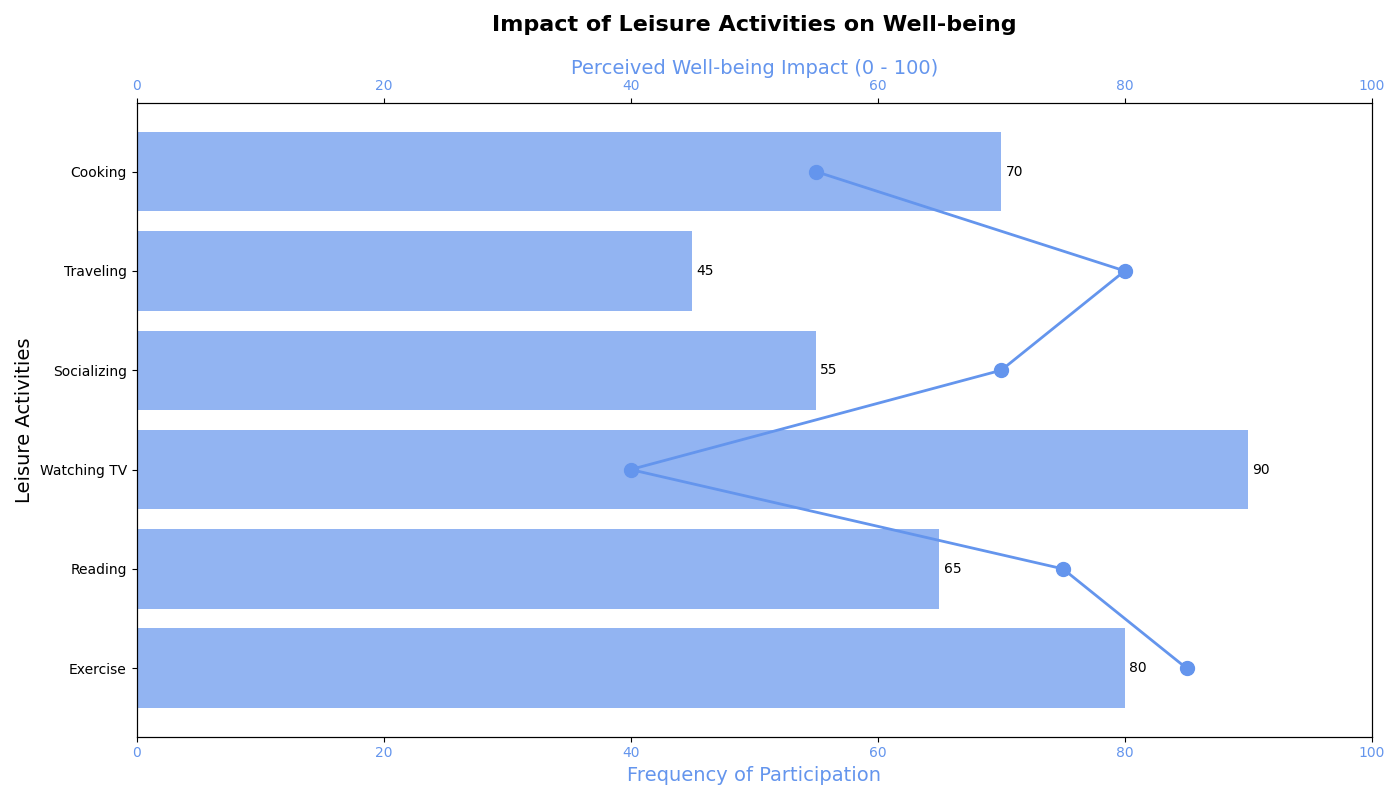

Write Python code to recreate this figure.
import matplotlib.pyplot as plt
import numpy as np

activities = ["Exercise", "Reading", "Watching TV", "Socializing", "Traveling", "Cooking"]
frequencies = np.array([80, 65, 90, 55, 45, 70])
well_being_impact = np.array([85, 75, 40, 70, 80, 55])

fig, ax1 = plt.subplots(figsize=(14, 8))

# Apply a single color across all data groups for bars
bars = ax1.barh(activities, frequencies, color='cornflowerblue', alpha=0.7)

for bar in bars:
    width = bar.get_width()
    ax1.annotate(f'{width}',
                xy=(width, bar.get_y() + bar.get_height() / 2),
                xytext=(3, 0),
                textcoords="offset points",
                ha='left', va='center')

ax1.set_title('Impact of Leisure Activities on Well-being', fontsize=16, weight='bold', pad=20)
ax1.set_xlabel('Frequency of Participation', fontsize=14, color='cornflowerblue')
ax1.set_ylabel('Leisure Activities', fontsize=14)
ax1.set_xlim(0, 100)
ax1.xaxis.label.set_color('cornflowerblue')
ax1.tick_params(axis='x', labelcolor='cornflowerblue')

# Apply the same single color for the line plot
ax2 = ax1.twiny()
ax2.plot(well_being_impact, activities, color='cornflowerblue', marker='o', linestyle='-', linewidth=2, markersize=10)
ax2.set_xlabel('Perceived Well-being Impact (0 - 100)', fontsize=14, color='cornflowerblue')
ax2.set_xlim(0, 100)
ax2.xaxis.label.set_color('cornflowerblue')
ax2.tick_params(axis='x', labelcolor='cornflowerblue')

fig.tight_layout()
plt.show()
